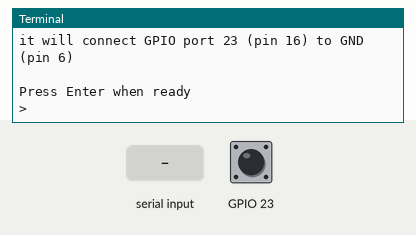
A program run on a simulated Raspberry Pi (BCM pin numbers). On the bench: the last lines printed to the terminal. The inputs (shaded band) are chosen by the test bench; at power-on: GPIO 23 LOW. At 2.8 s the program stops and its outputs stay as they are.

Above: at 1.2 s.
1.3 s: "1" typed at the terminal, then Enter
At 2.5 s:
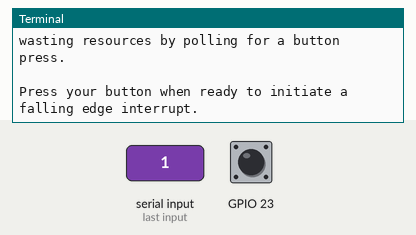
2.8 s: GPIO 23 pulled HIGH for 0.15 s
At 3.8 s:
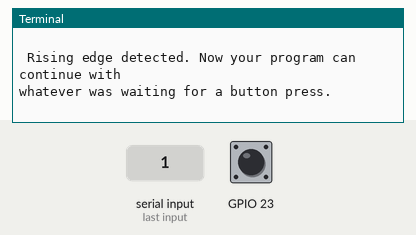

The program:

GPIO_interrputs_1.py
```python
#!/usr/bin/env python2.7
# script by Alex Eames http://RasPi.tv/
# http://raspi.tv/2013/how-to-use-interrupts-with-python-on-the-raspberry-pi-and-rpi-gpio
import RPi.GPIO as GPIO
GPIO.setmode(GPIO.BCM)


import smbus
import time
import subprocess
# for RPI version 1, use "bus = smbus.SMBus(0)"
bus = smbus.SMBus(1)

# This is the address we setup in the Arduino Program
address = 0x04

def send_list(listin):
    bus.write_i2c_block_data(address, listin[0], listin[1:])

import serial

port_case = 1

# Question: is the latency different between these two?
#
# - if so, this seems like a clear indicator that GPIO serial should be better
# - if not, run the echo testing using GPIO interrupts and see what happens
if port_case == 1:
    portname = '/dev/ttyAMA0'#GPIO
elif port_case == 2:
    portname = '/dev/ttyACM0'#USB

ser = serial.Serial(portname, 115200, timeout=1)
ser.open()

case = 2
# GPIO 23 set up as input. It is pulled up to stop false signals
pat1 = "\n %s edge detected. Now your program can continue with"
if case == 1:
    up_down = GPIO.PUD_UP
    my_edge = GPIO.FALLING
    msg1 = pat1 % 'Falling'
elif case == 2:
    up_down = GPIO.PUD_DOWN
    my_edge = GPIO.RISING
    msg1 = pat1 % 'Rising'

GPIO.setup(23, GPIO.IN, pull_up_down=up_down)


print "Make sure you have a button connected so that when pressed"
print "it will connect GPIO port 23 (pin 16) to GND (pin 6)\n"
raw_input("Press Enter when ready\n>")

print "Waiting for falling edge on port 23"
# now the program will do nothing until the signal on port 23
# starts to fall towards zero. This is why we used the pullup
# to keep the signal high and prevent a false interrupt

print "During this waiting time, your computer is not"
print "wasting resources by polling for a button press.\n"
print "Press your button when ready to initiate a falling edge interrupt."
try:
    GPIO.wait_for_edge(23, my_edge)
    ser.write("test")
    #send_list([1,2,3,4])
    print msg1
    print "whatever was waiting for a button press."
except KeyboardInterrupt:
    GPIO.cleanup()       # clean up GPIO on CTRL+C exit
GPIO.cleanup()           # clean up GPIO on normal exit

ser.close()
```

Measured:
- after the input at 1.3 s, the terminal: prints a new line at once (image 1)
- after the input at 2.8 s, the terminal: prints a new line at once (image 2)
